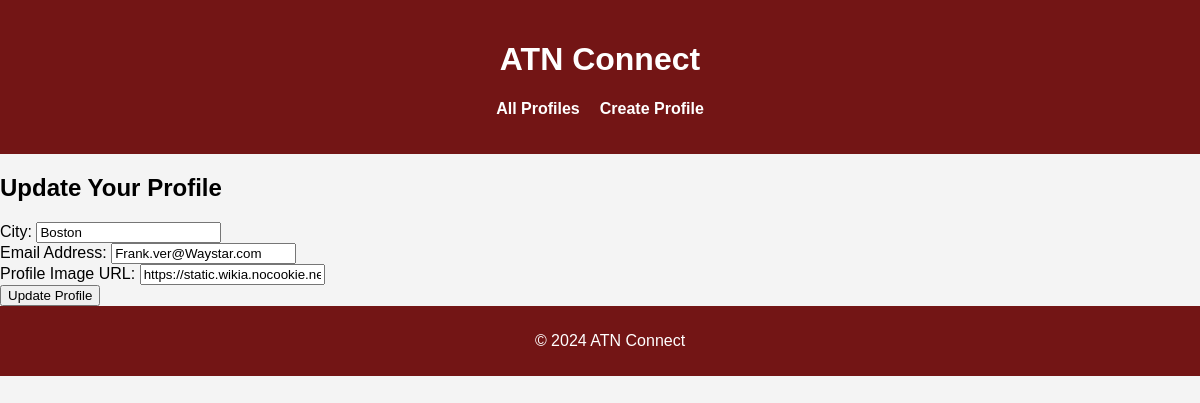
/mini_fb/profile/8/update/, run on an earlier commit of the app's database.
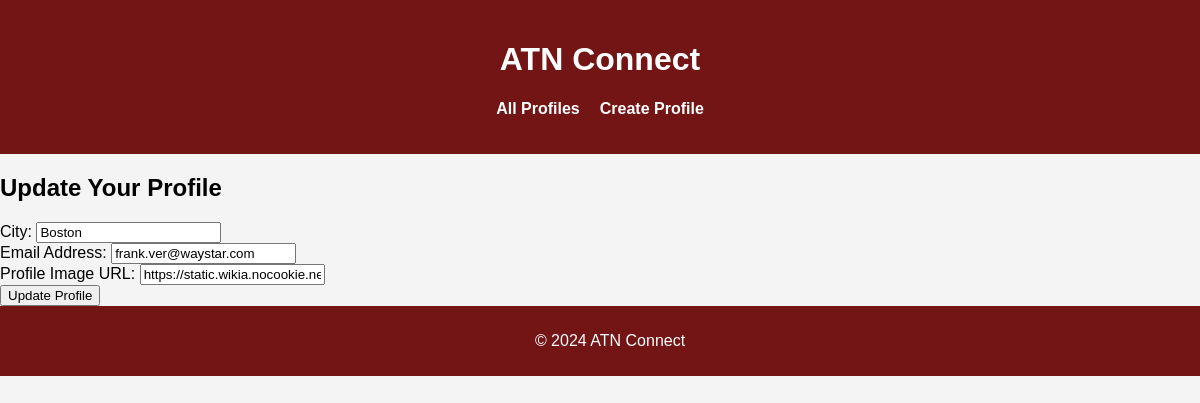
And on a later commit of the database.
### mini_fb/models.py (models this page shows, shortened)
class Profile(models.Model):
    first_name = models.CharField(max_length=30, blank=False)
    last_name = models.CharField(max_length=30, blank=False)
    city = models.CharField(max_length=50, blank=False)
    email_address = models.EmailField(blank=False)
    profile_image_url = models.URLField(blank=True)  # New field for image URL

### mini_fb/views.py (the view, shortened to what this page needs)
# urls.py: path('profile/<int:pk>/update/', UpdateProfileView.as_view(), name='update_profile'),
class UpdateProfileView(UpdateView):
    model = Profile
    form_class = UpdateProfileForm
    template_name = 'mini_fb/update_profile_form.html'

### mini_fb/forms.py
class UpdateProfileForm(forms.ModelForm):
    class Meta:
        model = Profile
        fields = ['city', 'email_address', 'profile_image_url']
        widgets = {
            'city': forms.TextInput(attrs={'placeholder': 'City'}),
            'email_address': forms.EmailInput(attrs={'placeholder': 'Email Address'}),
            'profile_image_url': forms.URLInput(attrs={'placeholder': 'Profile Image URL'}),
        }
        labels = {
            'city': 'City',
            'email_address': 'Email Address',
            'profile_image_url': 'Profile Image URL',
        }

### mini_fb/templates/mini_fb/update_profile_form.html (shortened to what this page needs)
{% extends "mini_fb/base.html" %}
{% block content %}
<div class="container mt-5">
    <h2>Update Your Profile</h2>
    <form method="post" enctype="multipart/form-data">
        <div class="form-group">
            <label for="{{ form.city.id_for_label }}">City:</label>
            {{ form.city }}
        </div>
        <div class="form-group">
            <label for="{{ form.email_address.id_for_label }}">Email Address:</label>
            {{ form.email_address }}
        </div>
        <div class="form-group">
            <label for="{{ form.profile_image_url.id_for_label }}">Profile Image URL:</label>
            {{ form.profile_image_url }}
        </div>
        <button type="submit" class="btn btn-primary">Update Profile</button>
    </form>
</div>
{% endblock %}

What changed in the data, as far as the page shows it:
changed Profile "Boston": email_address "Frank.ver@Waystar.com" → "frank.ver@waystar.com"
